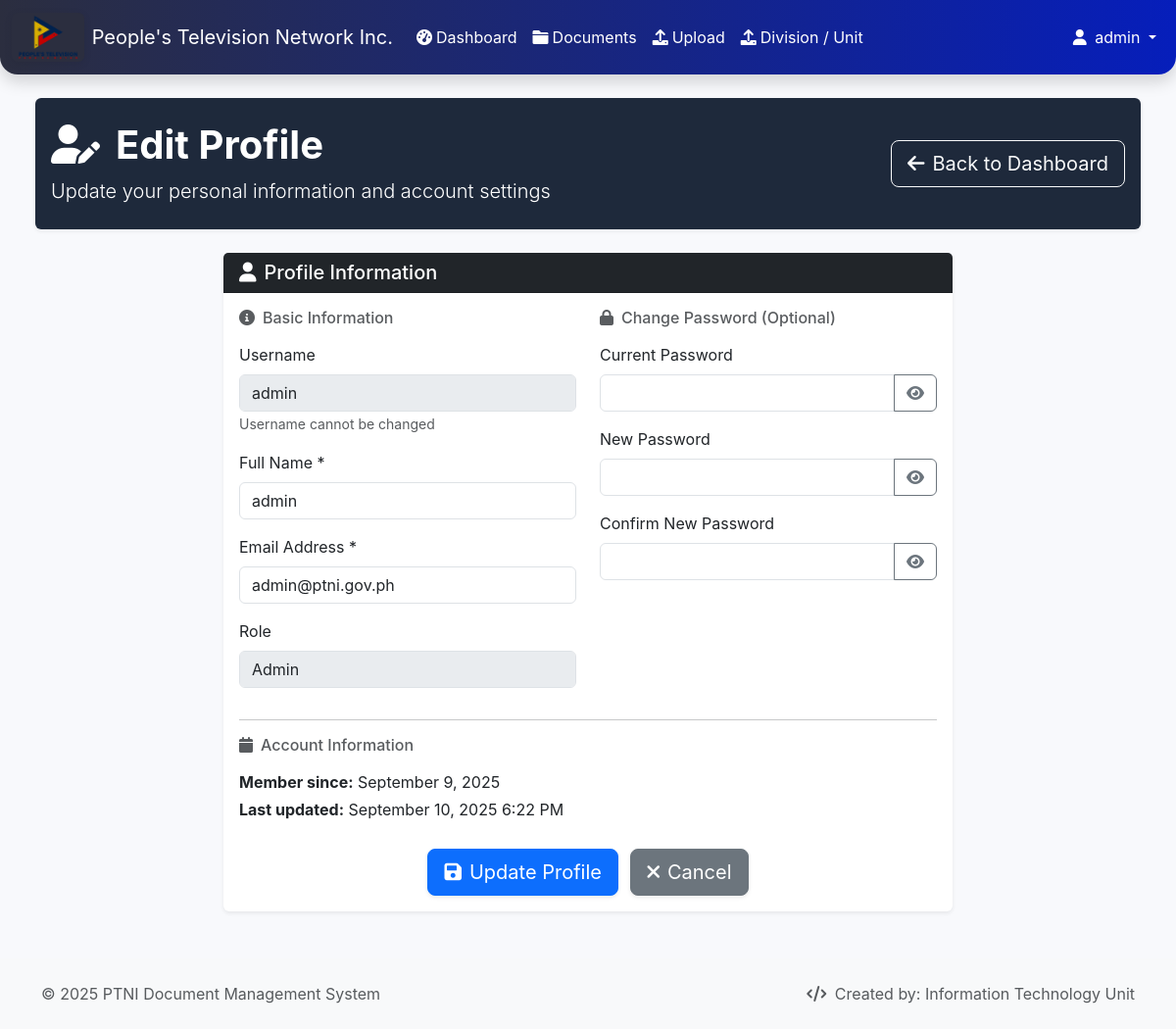
The app's page /profile.php (signed in) with its own data.
### tables this page shows
CREATE TABLE `users` (
  `id` int(11) NOT NULL,
  `username` varchar(50) NOT NULL,
  `email` varchar(100) NOT NULL,
  `password` varchar(255) NOT NULL,
  `full_name` varchar(100) NOT NULL,
  `role` enum('user','admin','superadmin') NOT NULL,
  `status` enum('active','inactive','suspended') DEFAULT 'active',
  `last_login` timestamp NULL DEFAULT NULL,
  `avatar` varchar(255) DEFAULT NULL,
  `created_at` timestamp NOT NULL DEFAULT current_timestamp(),
  `updated_at` timestamp NOT NULL DEFAULT current_timestamp() ON UPDATE current_timestamp(),
  `last_session_id` varchar(64) DEFAULT NULL,
  `last_login_ip` varchar(45) DEFAULT NULL
);

### profile.php (the view, shortened to what this page needs)
<?php
require_once 'includes/functions.php';
try {
    $stmt = $db->prepare("SELECT * FROM users WHERE id = ?");
    $stmt->execute([$_SESSION['user_id']]);
    $user = $stmt->fetch();
} catch (PDOException $e) {
    $error_message = 'Error loading profile data';
    $user = [];
}
require_once 'includes/header.php';
?>
<div class="container-fluid px-4">
    <div class="row mb-4">
        <div class="col-12">
            <div class="card border-0 shadow-sm" style="background: #1e293b; color: white;">
                <div class="card-body py-4">
                    <div class="row align-items-center">
                        <div class="col-md-8">
                            <h1 class="display-6 fw-bold mb-2">
                                <i class="fas fa-user-edit me-3"></i>Edit Profile
                            </h1>
                            <p class="lead mb-0">Update your personal information and account settings</p>
                        </div>
                        <div class="col-md-4 text-end">
                            <a href="dashboard.php" class="btn btn-outline-light btn-lg">
                                <i class="fas fa-arrow-left me-2"></i>Back to Dashboard
                            </a>
                        </div>
                    </div>
                </div>
            </div>
        </div>
    </div>
    <div class="row justify-content-center">
        <div class="col-lg-8">
            <div class="card shadow-sm border-0">
                <div class="card-header bg-dark text-white">
                    <h5 class="mb-0"><i class="fas fa-user me-2"></i>Profile Information</h5>
                </div>
                <div class="card-body">
                    <form method="POST" action="">
                        <div class="row">
                            <div class="col-md-6">
                                <h6 class="text-muted mb-3"><i class="fas fa-info-circle me-2"></i>Basic Information</h6>
                                <div class="mb-3">
                                    <label for="username" class="form-label">Username</label>
                                    <input type="text" class="form-control" id="username" value="<?php echo htmlspecialchars($user['username'] ?? ''); ?>" disabled>
                                    <small class="text-muted">Username cannot be changed</small>
                                </div>
                                <div class="mb-3">
                                    <label for="full_name" class="form-label">Full Name *</label>
                                    <input type="text" class="form-control" id="full_name" name="full_name" value="<?php echo htmlspecialchars($user['full_name'] ?? ''); ?>" required>
                                </div>
                                <div class="mb-3">
                                    <label for="email" class="form-label">Email Address *</label>
                                    <input type="email" class="form-control" id="email" name="email" value="<?php echo htmlspecialchars($user['email'] ?? ''); ?>" required>
                                </div>
                                <div class="mb-3">
                                    <label for="role" class="form-label">Role</label>
                                    <input type="text" class="form-control" id="role" value="<?php echo ucfirst($user['role'] ?? 'user'); ?>" disabled>
                                </div>
                            </div>
                            <div class="col-md-6">
                                <h6 class="text-muted mb-3"><i class="fas fa-lock me-2"></i>Change Password (Optional)</h6>
                                <div class="mb-3">
                                    <label for="current_password" class="form-label">Current Password</label>
                                    <div class="input-group">
                                        <input type="password" class="form-control" id="current_password" name="current_password">
                                        <button class="btn btn-outline-secondary" type="button" onclick="togglePassword('current_password')"><i class="fas fa-eye"></i></button>
                                    </div>
                                </div>
                                <div class="mb-3">
                                    <label for="new_password" class="form-label">New Password</label>
                                    <div class="input-group">
                                        <input type="password" class="form-control" id="new_password" name="new_password">
                                        <button class="btn btn-outline-secondary" type="button" onclick="togglePassword('new_password')"><i class="fas fa-eye"></i></button>
                                    </div>
                                </div>
                                <div class="mb-3">
                                    <label for="confirm_password" class="form-label">Confirm New Password</label>
                                    <div class="input-group">
                                        <input type="password" class="form-control" id="confirm_password" name="confirm_password">
                                        <button class="btn btn-outline-secondary" type="button" onclick="togglePassword('confirm_password')"><i class="fas fa-eye"></i></button>
                                    </div>
                                </div>
                            </div>
                        </div>
                        <hr>
                        <div class="row">
                            <div class="col-md-6">
                                <h6 class="text-muted mb-3"><i class="fas fa-calendar me-2"></i>Account Information</h6>
                                <p class="mb-1"><strong>Member since:</strong> <?php echo date('F j, Y', strtotime($user['created_at'] ?? '')); ?></p>
                                <p class="mb-1"><strong>Last updated:</strong> <?php echo $user['updated_at'] ? date('F j, Y g:i A', strtotime($user['updated_at'])) : 'Never'; ?></p>
                            </div>
                        </div>
                        <div class="text-center mt-4">
                            <button type="submit" class="btn btn-primary btn-lg shadow-sm">
                                <i class="fas fa-save me-2"></i>Update Profile
                            </button>
                            <a href="dashboard.php" class="btn btn-secondary btn-lg ms-2 shadow-sm">
                                <i class="fas fa-times me-2"></i>Cancel
                            </a>
                        </div>
                    </form>
                </div>
            </div>
        </div>
    </div>
</div>
<?php require_once 'includes/footer.php'; ?>

### includes/header.php (style rules this page uses)
:root { --primary-color: #4e73df; --secondary-color: #858796; --success-color: #1cc88a; --info-color: #36b9cc; --warning-color: #f6c23e; --danger-color: #e74a3b; --light-color: #f8f9fc; --dark-color: #5a5c69; }
body { font-family: 'Nunito', -apple-system, BlinkMacSystemFont, 'Segoe UI', 'Roboto', 'Helvetica Neue', Arial, sans-serif; background-color: var(--light-color); }

### records on screen
users: username "admin", full_name "admin", email "admin@ptni.gov.ph", role "Admin", created_at "September 9, 2025", updated_at "September 10, 2025 6:22 PM"

### other values on screen
$_SESSION['full_name'] "admin"
